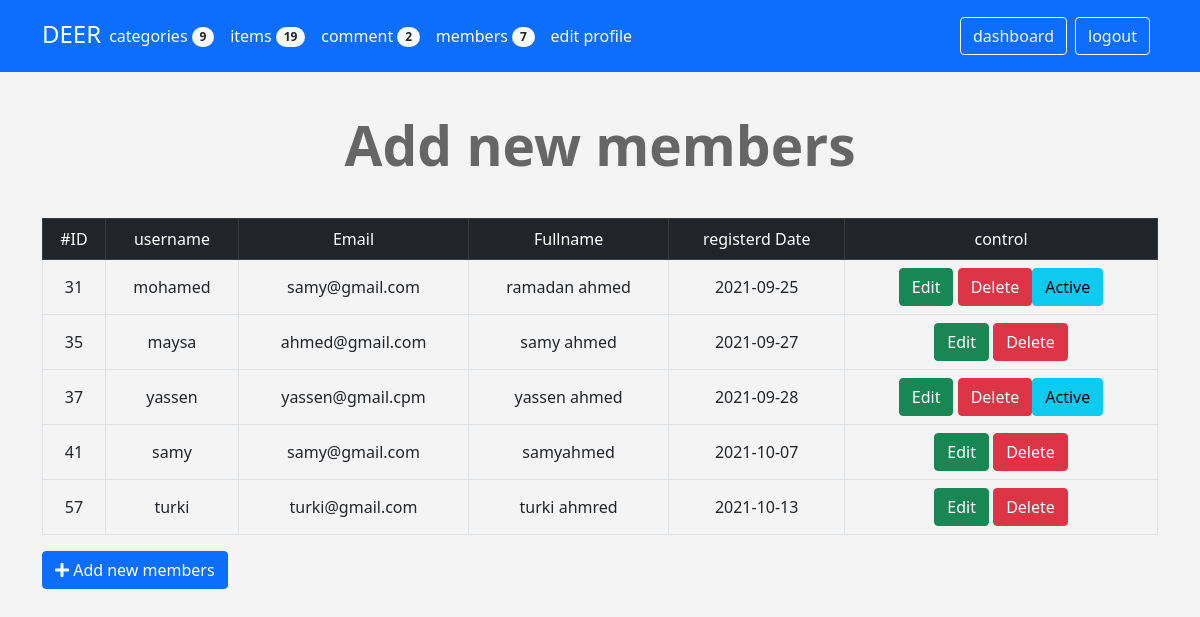
Screenshot of /admin/members.php (signed in) with the database file from the repository.
### tables this page shows
CREATE TABLE `users` (
  `userID` int(11) NOT NULL,
  `username` varchar(255) NOT NULL,
  `password` varchar(255) NOT NULL,
  `Email` varchar(255) NOT NULL,
  `Fullname` varchar(255) NOT NULL,
  `GroupID` int(11) NOT NULL DEFAULT 0,
  `trustStatus` int(11) NOT NULL DEFAULT 0,
  `regStatus` int(11) NOT NULL DEFAULT 0,
  `Date` date NOT NULL DEFAULT current_timestamp()
);

### admin/members.php (the view, shortened to what this page needs)
<?php
if(isset($_SESSION['username'])){
   include 'init.php';
   if(isset($_GET['do'])){
    $do= $_GET['do'];
    }else{
        $do='manage';
    }
    if($do =='manage'){
    $stmt = $con->prepare("SELECT * FROM users where GroupID != 1");
    $stmt->execute();
    $rows= $stmt->fetchAll();
    ?>
    <h1 class="text-center">Add new members</h1>
    <div class="container">
    <div class="table-responsive">
  <table class="main-table text-center table table-bordered">
    <tr class="table-dark">
        <td>#ID</td>
        <td>username</td>
        <td>Email</td>
        <td>Fullname</td>
        <td>registerd Date</td>
        <td>control</td>
    </tr>
    <?php
    foreach($rows as $row){
    echo'<tr>';
            echo'<td>' . $row['userID'] .'</td>';
            echo'<td>' . $row['username'] .'</td>';
            echo'<td>' . $row['Email'] .'</td>';
            echo'<td>' . $row['Fullname'] .'</td>';
            echo'<td>' . $row['Date'] .'</td>';
            echo"<td>
            <a href='members.php?do=edit&userID=". $row['userID'] ."' class='btn btn-success'>Edit</a>
            <a href='members.php?do=Delete&userID=". $row['userID'] ."' class='btn btn-danger confirm'>Delete</a>";
            if($row['regStatus'] == 0){
             echo "<a href='members.php?do=active&userID=". $row['userID'] ."' class='btn btn-info'>Active</a>";
            }
           echo "</td>";
    echo'</tr>';
    }
    ?>
  </table>
</div>
     <a class="btn btn-primary" href="members.php?do=Add"><i class="fas fa-plus"></i> Add new members</a>
   <?php }
    include  $tpl . 'footer.php';
}else{
    header('Location:index.php');
    exit();
}
?>

### admin/layout/css/backend.css (style rules this page uses)
body { background-color: #f4f4f4; font-size: 16px; }
h1 { font-size: 55px; margin: 40px 0; font-weight: bold; color: #666; }
.container { margin-left: auto; }
.main-table td { vertical-align: middle !important; }
a { color: #0d6efd; text-decoration: none; }

### rows the page displays
users: userID "31", username "mohamed", Email "samy@gmail.com", Fullname "ramadan ahmed", Date "2021-09-25"
users: userID "35", username "maysa", Email "ahmed@gmail.com", Fullname "samy ahmed", Date "2021-09-27"
users: userID "37", username "yassen", Email "yassen@gmail.cpm", Fullname "yassen ahmed", Date "2021-09-28"
users: userID "41", username "samy", Email "samy@gmail.com", Fullname "samyahmed", Date "2021-10-07"
users: userID "57", username "turki", Email "turki@gmail.com", Fullname "turki ahmred", Date "2021-10-13"

### other values shown
lang('CATEGORIES') "categories"
$stmt2->fetchColumn() "9"
lang('ITEMS') "items"
$stmt2->fetchColumn() "19"
lang('comment') "comment"
$stmt2->fetchColumn() "2"
lang('MEMBERS') "members"
$stmt2->fetchColumn() "7"
lang('EDIT PROFILE') "edit profile"
lang('LOGOUT') "logout"
